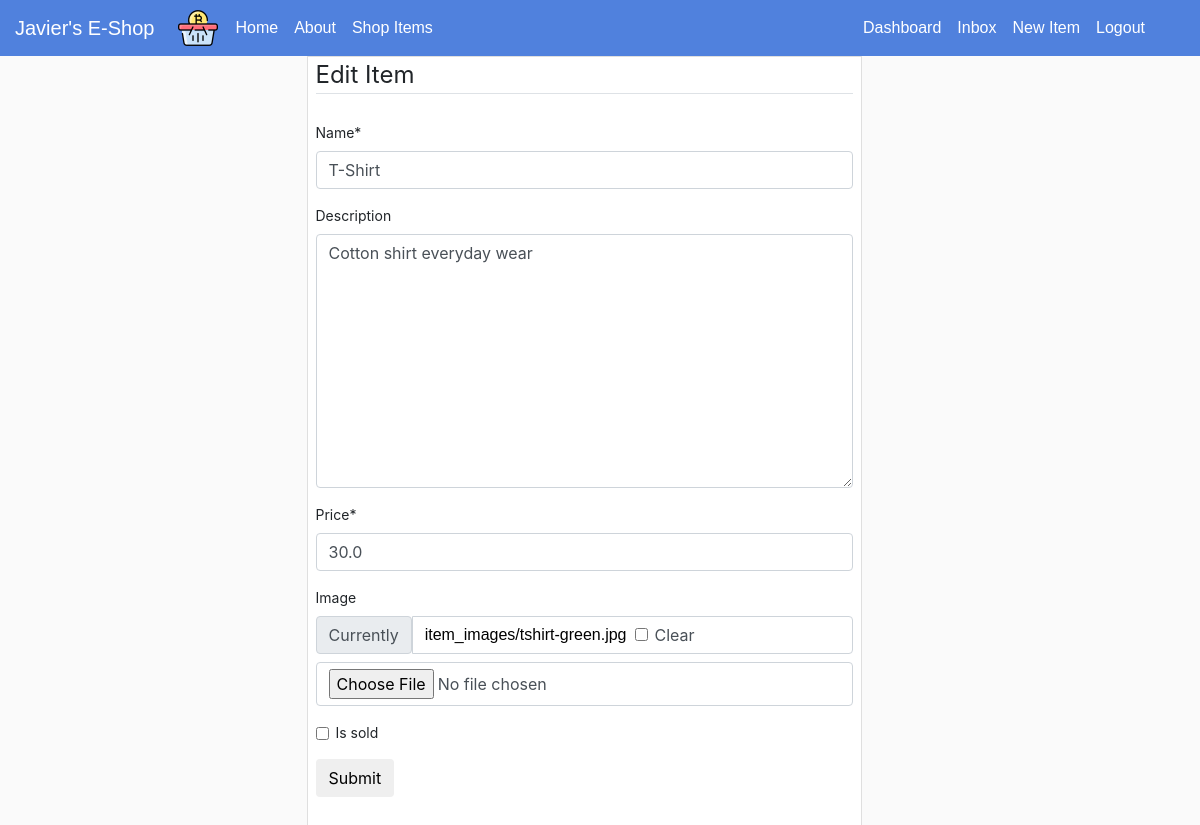
/1/edit/ (signed in), run on the app's committed database.
### core/models.py (models this page shows, shortened)
class Item(models.Model):
    category = models.ForeignKey(Category, related_name= 'items', on_delete=models.CASCADE, default= 1)
    name = models.CharField(max_length = 255)
    description = models.TextField(blank = True, null=True)
    price = models.FloatField()
    image = models.ImageField(upload_to="item_images", blank=True,null=True)
    is_sold = models.BooleanField(default=False)
    created_by = models.ForeignKey(User,related_name='items', on_delete= models.CASCADE)
    created_at = models.DateTimeField(auto_now_add=True)

### users/views.py (the view)
# urls.py: path("<int:pk>/edit/", user_views.edit, name="edit"),
@login_required
def edit(request,pk):
  page_title= "Edit Item"
  item= get_object_or_404(Item,pk=pk,created_by=request.user)
  if request.method == "POST":
     form = EditItemForm(request.POST, request.FILES, instance=item)
     if form.is_valid():
      form.save()
      messages.success(request, f"You Have Successfuly Edited This Item!")
      return redirect("item")
  else:
    form = EditItemForm(instance=item)
    return render(request, 'users/form.html',{
    'form':form,
    'page_title':page_title,
    })

### users/forms.py
class EditItemForm(forms.ModelForm):
    class Meta:
        model = Item
        fields = ['name', 'description', 'price', 'image', 'is_sold']

### users/templates/users/form.html (shortened to what this page needs)
{%extends "core/base.html"%}
{%load crispy_forms_tags %}
{% block content %}
<form method="post" action="." enctype="multipart/form-data">
    <div class="form_div">
        <div class = "content-section" style="justify-content: center; display: flex;">
            <div class="col-sm-6">
             <div class="card shadow rounded-0">
                <fieldset class="form-group form-control-sm">
                    <legend class="border-bottom mb-4">
                        {{page_title}}
                    </legend>
                    {{form | crispy }}
                    <div class = "form-group">
                        <button class="btn btn-outline-infro" type="submit">
                            Submit
                        </button>
                    </div>
                </fieldset>
    </div>
</form>
{% endblock %}

### core/static/core/main.css (style rules this page uses)
body { background: #fafafa; margin-top: 42pt; overflow: auto; height: 150%; }
a { text-decoration: none; color: initial; font-family:Arial; display: block; }
.card, .form_div { padding-bottom: -10px; }

### data on the page
Item: name "T-Shirt", description "Cotton shirt everyday wear", price "30.0"

### other printed values
{{ page_title }} "Edit Item"
